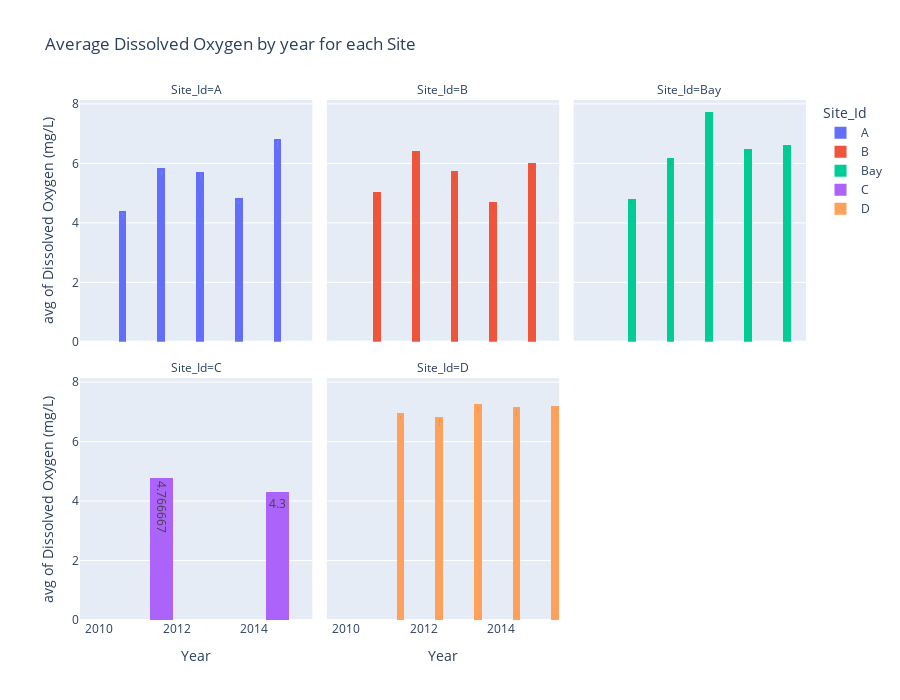

Notebook code cell kept with this figure:
### Code cell
#by using facet col and facet col wrap, I have divided the readings site wise
fig = px.histogram(wq, x='Year', y='Dissolved Oxygen (mg/L)',\
                   color="Site_Id",\
                   barmode='group',\
                   histfunc='avg',\
                   facet_col='Site_Id',\
                   facet_col_wrap=3,\
                   text_auto=True,\
                   height=700,\
                   title='Average Dissolved Oxygen by year for each Site')

fig.show()

### Figure 1 — Plotly figure (JSON) as saved in the notebook; plotly's stock layout.template omitted (floating-point values rounded to 4 significant figures)
{"data": [{"alignmentgroup": "True", "bingroup": "x", "histfunc": "avg", "hovertemplate": "Site_Id=A<br>Year=%{x}<br>avg of Dissolved Oxygen (mg/L)=%{y}<extra></extra>", "legendgroup": "A", "marker": {"color": "#636efa", "pattern": {"shape": ""}}, "name": "A", "offsetgroup": "A", "orientation": "v", "showlegend": true, "texttemplate": "%{value}", "type": "histogram", "x": [2013, 2012, 2014, 2011, 2015, 2014, 2013, 2014, 2015, 2012, 2014, 2011, 2014, 2015, 2012, 2011, 2015, 2013, 2012, 2015, 2011, 2012, 2014, 2011, 2013, 2014, 2015, 2013, 2012, 2011, 2014, 2013, 2015, 2011, 2014, 2015, 2013, 2012, 2014, 2013, 2012, 2011, 2015], "xaxis": "x4", "y": [6.9, 8.2, 6.8, 4, 6.7, 6.4, 7, 7.2, 6.5, 9, 7.3, 8, 6, 9.7, 5.8, 3, 7.8, 5.9, 7, 4, 4, 4.5, 3, 2.4, 5.6, 0, 5.1, 6.1, 4.9, 5.7, 4, 4.1, 6, 3.2, 3, 5.7, 5.3, 3, 4.6, 4.8, 4.3, 5, 10], "yaxis": "y4"}, {"alignmentgroup": "True", "bingroup": "x", "histfunc": "avg", "hovertemplate": "Site_Id=B<br>Year=%{x}<br>avg of Dissolved Oxygen (mg/L)=%{y}<extra></extra>", "legendgroup": "B", "marker": {"color": "#EF553B", "pattern": {"shape": ""}}, "name": "B", "offsetgroup": "B", "orientation": "v", "showlegend": true, "texttemplate": "%{value}", "type": "histogram", "x": [2012, 2011, 2011, 2015, 2012, 2014, 2011, 2014, 2015, 2012, 2014, 2013, 2011, 2014, 2015, 2012, 2012, 2013, 2011, 2015, 2013, 2012, 2012, 2014, 2013, 2014, 2015, 2013, 2012, 2011, 2014, 2015, 2011, 2014, 2015, 2013, 2012, 2014, 2015], "xaxis": "x5", "y": [6, 7.2, 3, 6, 7.1, 5.9, 7.9, 6.2, 8, 9.7, 6.3, 5, 5, 8.1, 7.6, 7.5, 6.3, 7.6, 3.9, 10, 5.8, 7, 6.7, 3.86, 4.2, 0, 4, 5.4, 4.5, 5.8, 6, 7, 2.4, 2.4, 3.2, 6.4, 2.9, 3.7, 2.3], "yaxis": "y5"}, {"alignmentgroup": "True", "bingroup": "x", "histfunc": "avg", "hovertemplate": "Site_Id=Bay<br>Year=%{x}<br>avg of Dissolved Oxygen (mg/L)=%{y}<extra></extra>", "legendgroup": "Bay", "marker": {"color": "#00cc96", "pattern": {"shape": ""}}, "name": "Bay", "offsetgroup": "Bay", "orientation": "v", "showlegend": true, "texttemplate": "%{value}", "type": "histogram", "x": [2013, 2012, 2014, 2011, 2015, 2013, 2012, 2014, 2011, 2015, 2011, 2015, 2014, 2013, 2011, 2012, 2015, 2011, 2013, 2014, 2015, 2013, 2011, 2012, 2015, 2012, 2013, 2012, 2015, 2014, 2014, 2011, 2015, 2013, 2011, 2014, 2013, 2012, 2015, 2014, 2013, 2011, 2012, 2014, 2013, 2011, 2015, 2014, 2013, 2012, 2013, 2012, 2011, 2015, 2012, 2013, 2011, 2015, 2012, 2014, 2012, 2013, 2011, 2014, 2015, 2013, 2015, 2014, 2015, 2013, 2012, 2011, 2014, 2013, 2011, 2013, 2011, 2012, 2014, 2015, 2013, 2011, 2014, 2011, 2014, 2015, 2013, 2012, 2015, 2014, 2013, 2014, 2012, 2011, 2015, 2014, 2013, 2012, 2011, 2015], "xaxis": "x6", "y": [8.5, 6.9, 8.7, 6.2, 8.3, 8.7, 6.5, 7.3, 3.1, 8.9, 4.2, 4.9, 6.5, 7.9, 7.4, 4.8, 5.5, 5.2, 9.8, 7, 5.5, 7.1, 7.3, 8.9, 6.6, 7.6, 8.35, 8.4, 7.9, 7.6, 9.8, 7.8, 8.7, 7, 7.9, 8.8, 7.7, 6.2, 9.2, 6.9, 8.5, 3.8, 5.3, 8.2, 10, 3.3, 10, 10, 10, 7.2, 8, 6.5, 3.5, 7.1, 7.1, 8.9, 5.2, 8.2, 5.3, 7.3, 6.1, 6.1, 3.7, 6.8, 6.3, 8.2, 4.3, 5.4, 5, 6.9, 3.9, 5.6, 4.2, 6.7, 3.2, 6.8, 3, 5.9, 3.7, 7, 5.9, 2, 4.2, 3.5, 3.9, 6.3, 6, 6.1, 5, 3.9, 6.8, 2.7, 5, 5.3, 4.5, 7, 6.1, 3.7, 5, 2.9], "yaxis": "y6"}, {"alignmentgroup": "True", "bingroup": "x", "histfunc": "avg", "hovertemplate": "Site_Id=C<br>Year=%{x}<br>avg of Dissolved Oxygen (mg/L)=%{y}<extra></extra>", "legendgroup": "C", "marker": {"color": "#ab63fa", "pattern": {"shape": ""}}, "name": "C", "offsetgroup": "C", "orientation": "v", "showlegend": true, "texttemplate": "%{value}", "type": "histogram", "x": [2011, 2011, 2011, 2014], "xaxis": "x", "y": [5.1, 5.6, 3.6, 4.3], "yaxis": "y"}, {"alignmentgroup": "True", "bingroup": "x", "histfunc": "avg", "hovertemplate": "Site_Id=D<br>Year=%{x}<br>avg of Dissolved Oxygen (mg/L)=%{y}<extra></extra>", "legendgroup": "D", "marker": {"color": "#FFA15A", "pattern": {"shape": ""}}, "name": "D", "offsetgroup": "D", "orientation": "v", "showlegend": true, "texttemplate": "%{value}", "type": "histogram", "x": [2011, 2015, 2012, 2014, 2015, 2012, 2014, 2013, 2012, 2013, 2015, 2012, 2013, 2012, 2015, 2014, 2011, 2015, 2012, 2015, 2013, 2014, 2013, 2012, 2014, 2011, 2012, 2013, 2015, 2012, 2013, 2014, 2015, 2015, 2012, 2011, 2011, 2012, 2014, 2013, 2014, 2015, 2013, 2012, 2014, 2013, 2012, 2011, 2013, 2015], "xaxis": "x2", "y": [10, 9, 7.2, 7.9, 9, 5.5, 7.6, 7, 5.8, 9.6, 6.6, 8.6, 8.65, 8.8, 6.6, 9.7, 9.8, 6.2, 10, 10, 9.8, 8.2, 10, 9.5, 8.2, 6.9, 7.4, 8.6, 7.4, 6.1, 5.5, 6.6, 7.7, 5.8, 5, 4.8, 5.6, 4.2, 5.3, 3.8, 5.8, 6.1, 4.2, 5.5, 5.3, 6.8, 5.2, 4.6, 6.1, 4.8], "yaxis": "y2"}], "layout": {"annotations": [{"font": {}, "showarrow": false, "text": "Site_Id=C", "x": 0.16, "xanchor": "center", "xref": "paper", "y": 0.465, "yanchor": "bottom", "yref": "paper"}, {"font": {}, "showarrow": false, "text": "Site_Id=D", "x": 0.5, "xanchor": "center", "xref": "paper", "y": 0.465, "yanchor": "bottom", "yref": "paper"}, {"font": {}, "showarrow": false, "text": "Site_Id=A", "x": 0.16, "xanchor": "center", "xref": "paper", "y": 1.0, "yanchor": "bottom", "yref": "paper"}, {"font": {}, "showarrow": false, "text": "Site_Id=B", "x": 0.5, "xanchor": "center", "xref": "paper", "y": 1.0, "yanchor": "bottom", "yref": "paper"}, {"font": {}, "showarrow": false, "text": "Site_Id=Bay", "x": 0.84, "xanchor": "center", "xref": "paper", "y": 1.0, "yanchor": "bottom", "yref": "paper"}], "barmode": "group", "height": 700, "legend": {"title": {"text": "Site_Id"}, "tracegroupgap": 0}, "title": {"text": "Average Dissolved Oxygen by year for each Site"}, "xaxis": {"anchor": "y", "domain": [0, 0.32], "title": {"text": "Year"}}, "xaxis2": {"anchor": "y2", "domain": [0.34, 0.66], "matches": "x", "title": {"text": "Year"}}, "xaxis3": {"anchor": "y3", "domain": [0.68, 1.0], "matches": "x", "title": {"text": "Year"}}, "xaxis4": {"anchor": "y4", "domain": [0, 0.32], "matches": "x", "showticklabels": false}, "xaxis5": {"anchor": "y5", "domain": [0.34, 0.66], "matches": "x", "showticklabels": false}, "xaxis6": {"anchor": "y6", "domain": [0.68, 1.0], "matches": "x", "showticklabels": false}, "yaxis": {"anchor": "x", "domain": [0, 0.465], "title": {"text": "avg of Dissolved Oxygen (mg/L)"}}, "yaxis2": {"anchor": "x2", "domain": [0, 0.465], "matches": "y", "showticklabels": false}, "yaxis3": {"anchor": "x3", "domain": [0, 0.465], "matches": "y", "showticklabels": false}, "yaxis4": {"anchor": "x4", "domain": [0.535, 1.0], "matches": "y", "title": {"text": "avg of Dissolved Oxygen (mg/L)"}}, "yaxis5": {"anchor": "x5", "domain": [0.535, 1.0], "matches": "y", "showticklabels": false}, "yaxis6": {"anchor": "x6", "domain": [0.535, 1.0], "matches": "y", "showticklabels": false}}}
